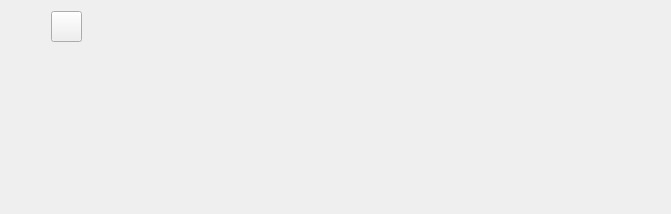
     <widget class="QWidget" name="simu">
      <attribute name="title">
       <string>9x Simulator</string>
      </attribute>
      <layout class="QGridLayout" name="gridLayout_5">
       <item row="0" column="1">
        <layout class="QGridLayout" name="gridLayout_3">
         <property name="sizeConstraint">
          <enum>QLayout::SetMinimumSize</enum>
         </property>
         <property name="spacing">
          <number>0</number>
         </property>
         <item row="0" column="2">
          <widget class="QWidget" name="top" native="true">
           <property name="sizePolicy">
            <sizepolicy hsizetype="Fixed" vsizetype="Fixed">
             <horstretch>0</horstretch>
             <verstretch>0</verstretch>
            </sizepolicy>
           </property>
           <property name="minimumSize">
            <size>
             <width>256</width>
             <height>29</height>
            </size>
           </property>
           <property name="styleSheet">
            <string notr="true">background:url(:/images/9xdt.png)</string>
           </property>
          </widget>
         </item>
         <item row="0" column="1" rowspan="3">
          <widget class="QWidget" name="left" native="true">
           <property name="sizePolicy">
            <sizepolicy hsizetype="Fixed" vsizetype="Fixed">
             <horstretch>0</horstretch>
             <verstretch>0</verstretch>
            </sizepolicy>
           </property>
           <property name="minimumSize">
            <size>
             <width>41</width>
             <height>186</height>
            </size>
           </property>
           <property name="styleSheet">
            <string notr="true">background:url(:/images/9xdl.png)</string>
           </property>
          </widget>
         </item>
         <item row="0" column="4" rowspan="3">
          <widget class="menuWidget" name="menu" native="true">
           <property name="sizePolicy">
            <sizepolicy hsizetype="Fixed" vsizetype="Fixed">
             <horstretch>0</horstretch>
             <verstretch>0</verstretch>
            </sizepolicy>
           </property>
           <property name="minimumSize">
            <size>
             <width>89</width>
             <height>186</height>
            </size>
           </property>
           <property name="styleSheet">
            <string notr="true">background:url(:/images/9xmenu.png)</string>
           </property>
          </widget>
         </item>
         <item row="1" column="2">
          <widget class="lcdWidget" name="lcd" native="true">
           <property name="sizePolicy">
            <sizepolicy hsizetype="Fixed" vsizetype="Fixed">
             <horstretch>0</horstretch>
             <verstretch>0</verstretch>
            </sizepolicy>
           </property>
           <property name="minimumSize">
            <size>
             <width>256</width>
             <height>128</height>
            </size>
           </property>
          </widget>
         </item>
         <item row="2" column="2">
          <widget class="QWidget" name="bottom" native="true">
           <property name="sizePolicy">
            <sizepolicy hsizetype="Fixed" vsizetype="Fixed">
             <horstretch>0</horstretch>
             <verstretch>0</verstretch>
            </sizepolicy>
           </property>
           <property name="minimumSize">
            <size>
             <width>256</width>
             <height>29</height>
            </size>
           </property>
           <property name="styleSheet">
            <string notr="true">background:url(:/images/9xdb.png)</string>
           </property>
          </widget>
         </item>
         <item row="0" column="0" rowspan="3">
          <widget class="cursorWidget" name="cursor" native="true">
           <property name="sizePolicy">
            <sizepolicy hsizetype="Fixed" vsizetype="Fixed">
             <horstretch>0</horstretch>
             <verstretch>0</verstretch>
            </sizepolicy>
           </property>
           <property name="minimumSize">
            <size>
             <width>128</width>
             <height>186</height>
            </size>
           </property>
           <property name="mouseTracking">
            <bool>true</bool>
           </property>
           <property name="styleSheet">
            <string notr="true">background:url(:/images/9xcurs.png);</string>
           </property>
           <widget class="QPushButton" name="screenshotButton">
            <property name="geometry">
             <rect>
              <x>0</x>
              <y>0</y>
              <width>31</width>
              <height>31</height>
             </rect>
            </property>
            <property name="text">
             <string/>
            </property>
            <property name="icon">
             <iconset resource="companion9x.qrc">
              <normaloff>:/images/screenshot.png</normaloff>:/images/screenshot.png</iconset>
            </property>
            <property name="iconSize">
             <size>
              <width>20</width>
              <height>20</height>
             </size>
            </property>
           </widget>
          </widget>
         </item>
         <item row="0" column="3" rowspan="3">
          <widget class="QWidget" name="right" native="true">
           <property name="sizePolicy">
            <sizepolicy hsizetype="Fixed" vsizetype="Fixed">
             <horstretch>0</horstretch>
             <verstretch>0</verstretch>
            </sizepolicy>
           </property>
           <property name="minimumSize">
            <size>
             <width>55</width>
             <height>186</height>
            </size>
           </property>
           <property name="styleSheet">
            <string notr="true">background:url(:/images/9xdr.png)</string>
           </property>
          </widget>
         </item>
        </layout>
       </item>
       <item row="0" column="0">
        <spacer name="horizontalSpacer_2">
         <property name="orientation">
          <enum>Qt::Horizontal</enum>
         </property>
         <property name="sizeHint" stdset="0">
          <size>
           <width>40</width>
           <height>20</height>
          </size>
         </property>
        </spacer>
       </item>
       <item row="0" column="2">
        <spacer name="horizontalSpacer_5">
         <property name="orientation">
          <enum>Qt::Horizontal</enum>
         </property>
         <property name="sizeHint" stdset="0">
          <size>
           <width>40</width>
           <height>20</height>
          </size>
         </property>
        </spacer>
       </item>
       <item row="1" column="1">
        <layout class="QHBoxLayout" name="horizontalLayout_8">
         <item>
          <spacer name="horizontalSpacer_3">
           <property name="orientation">
            <enum>Qt::Horizontal</enum>
           </property>
           <property name="sizeHint" stdset="0">
            <size>
             <width>438</width>
             <height>6</height>
            </size>
           </property>
          </spacer>
         </item>
        </layout>
       </item>
      </layout>
     </widget>
